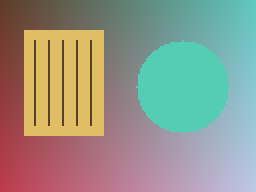
#> input picture images/sample.png, 128 x 96 px (shown 2 times larger)
$ python RunLengthCoding.py
#> lines starting #> are read from the running program, lines starting #| are printed output that depends on the picture
import struct


def rle_encode(values):
    # Count consecutive repetitions of each value.
    pairs = []
    for value in values:
        if pairs and pairs[-1][1] == value:
            count = pairs[-1][0] + 1
            pairs[-1] = (count, value)
        else:
            pairs.append((1, value))

    # Store each count in four bytes and its pixel value in one byte.
    output = bytearray()
    for count, value in pairs:
        output.extend(struct.pack('>IB', count, value))
    payload = bytes(output)
    metadata = {'runs': len(pairs)}
    return payload, metadata


def rle_decode(payload):
    result = []
    for index in range(0, len(payload), 5):
        count, value = struct.unpack('>IB', payload[index:index + 5])
        result.extend([value] * count)
    return result


import cv2
import numpy as np
import matplotlib.pyplot as plt
from pathlib import Path


# Change Img_path to use your own image.
Img_path = str(Path(__file__).resolve().parents[1] / 'images' / 'sample.png')
img = cv2.imread(Img_path)
#> img is the input picture: shape (96, 128, 3); mean B, G, R 136.8, 149.8, 148.3

if img is None:
    raise SystemExit("Image not found! Check Img_path.")

# Encode and decode a small grayscale image.
gray = cv2.cvtColor(img, cv2.COLOR_BGR2GRAY)
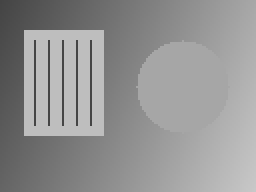
#> gray: shape (96, 128) (shown 2 times larger); min 68, max 200, mean 147.8
small = cv2.resize(gray, (128, 128), interpolation=cv2.INTER_AREA)
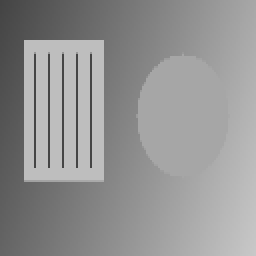
#> small: shape (128, 128) (shown 2 times larger); min 68, max 200, mean 147.8
pixels = small.ravel().tolist()
#> pixels = 16384 values, max 200 at index 16127, min 68 at index 0, mean 147.8
payload, metadata = rle_encode(pixels)
#> the loop in rle_encode, `for value in values:` made 16384 passes
#> value on passes 1 to 12: 68, 69, 70, 70, 71, 72, 73, 73, 74, 75, 76, 77
#> after the loop in rle_encode, `for value in values:`: pairs = 9248 pairs, first value 1 to 45, second value 68 to 200
#> the loop in rle_encode, `for count, value in pairs:` made 9248 passes
#> (count, value) on passes 1, 4, 5: (1, 68), (1, 71), (1, 72)
#> in rle_encode, `metadata = {'runs': len(pairs)}`: metadata = {'runs': 9248}
#> metadata = {'runs': 9248}
decoded = rle_decode(payload)
#> the loop in rle_decode, `for index in range(0, len(payload), 5):` made 9248 passes
#> (count, value) on passes 1 to 3: (1, 68), (1, 69), (2, 70)
#> after the loop in rle_decode, `for index in range(0, len(payload), 5):`: result has the same summary as pixels outside rle_decode
#> decoded has the same summary as pixels
result = np.array(decoded, dtype=np.uint8).reshape(small.shape)
print("Raw bytes:", small.nbytes)
#| Raw bytes: 16384
print("Encoded payload bytes:", len(payload))
#| Encoded payload bytes: 46240
print("Lossless round trip:", np.array_equal(small, result))
#| Lossless round trip: True

# Display the results needed for this experiment.
plt.figure(figsize=(15, 4))

plt.subplot(1, 3, 1)
plt.imshow(small, cmap="gray", vmin=0, vmax=255)
plt.title("Grayscale encoding input")
plt.axis("off")

plt.subplot(1, 3, 2)
plt.imshow(result, cmap="gray", vmin=0, vmax=255)
plt.title("Decoded image")
plt.axis("off")

plt.subplot(1, 3, 3)
bars = plt.bar(["Raw pixels", "Coded payload"], [small.nbytes, len(payload)])
plt.bar_label(bars, padding=3)
plt.title("Storage size")
plt.ylabel("Bytes")
plt.margins(y=0.2)

plt.tight_layout()
plt.show()
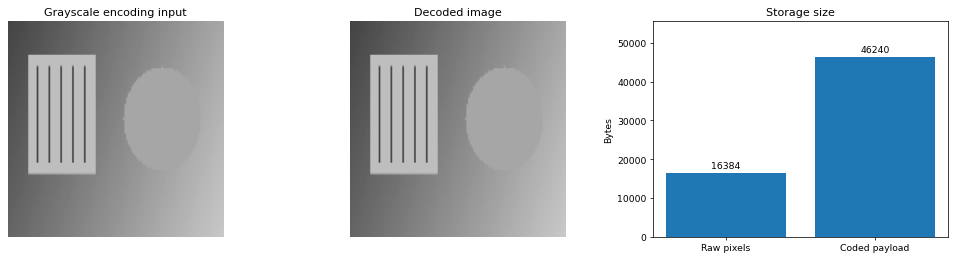
#> figure drawn by matplotlib, 3 panels
